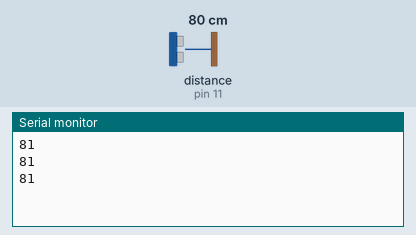
A sketch run on a simulated Arduino Uno, built with avr-gcc and run on an emulated ATmega328P. Parts: the last lines printed to the serial monitor. The test bench sets the inputs (shaded band); at power-on: distance to the obstacle (sensor on pin 11) 80 cm. The echo pulse lasts 58.3 µs per cm.

Above: at 1.3 s.
1.4 s: distance to the obstacle (sensor on pin 11) set to 2 cm
At 1.9 s:
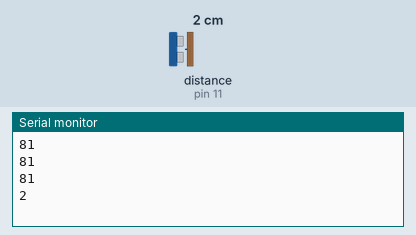
2.9 s: distance to the obstacle (sensor on pin 11) set to 4 cm
At 3.4 s:
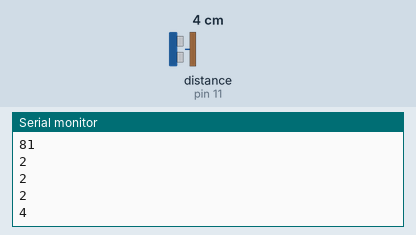
Timing chart, 0 to 5.9 s (numbered marks = the images above; inputs shaded):
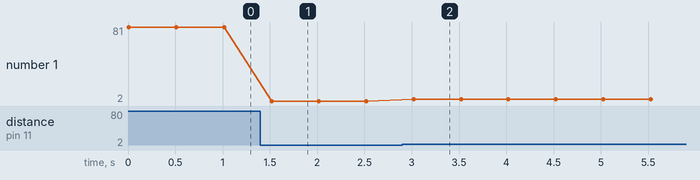

Measured:
- after the input at 1.4 s, the serial monitor: prints a new line after 0.12 s (image 1)
- after the input at 2.9 s, the serial monitor: prints a new line after 0.12 s (image 2)
- plotted number 1: 81 → 2 after the input at 1.4 s, 2 → 4 after the input at 2.9 s

The sketch:

DistanceMeasurement.ino
```cpp
#include <NewPing.h>

#define TRIGGER_PIN   12  // Arduino pin tied to trigger pin on the ultrasonic sensor.
#define ECHO_PIN      11  // Arduino pin tied to echo pin on the ultrasonic sensor.
#define MAX_DISTANCE  200 // Maximum distance we want to ping for (in centimeters). Maximum sensor distance is rated at 400-500cm.

NewPing sonar(TRIGGER_PIN, ECHO_PIN, MAX_DISTANCE); // NewPing setup of pins and maximum distance.

void setup()
{
  Serial.begin(115200); // Open serial monitor at 115200 baud to see ping results.
}

void loop()
{
  Serial.println(sonar.ping_cm());
  delay(500);
}
```
